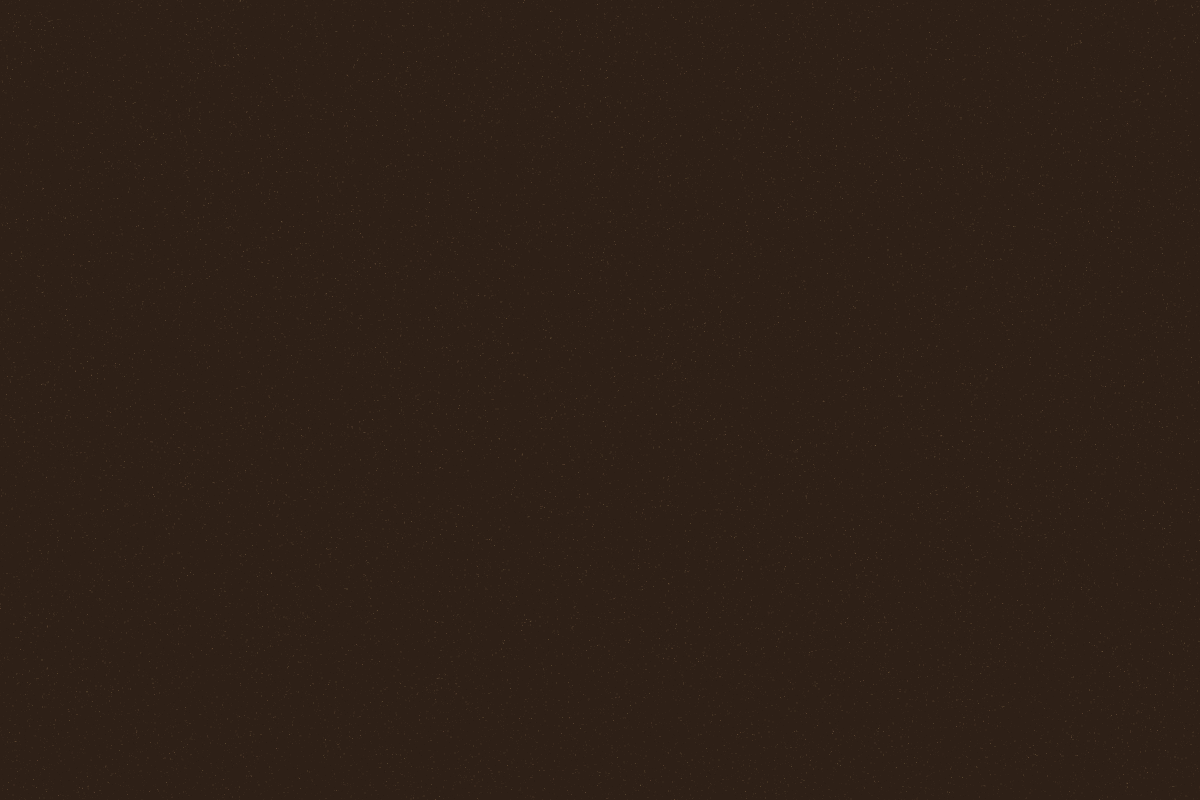
#> input picture assets/areia-sepia.png, 2400 x 1600 px, given in place of simbolo_transparente_v2.png, which was not available (shown at 1/2 size); the run also reads 1 picture not shown here
$ python make-icons.py
#> lines starting #> are read from the running program, lines starting #| are printed output that depends on the picture; after the words box and inside, x2 and y2 are one past the last pixel; in counts of white or black regions, pixels touching at a corner belong together; pictures that were not available may be replaced by others from this repository, and a replacement may not be noted
#!/usr/bin/env python3
"""Gera ícones do app KRONOS CENTRAL a partir do símbolo da marca.
- iOS/PWA: quadrado full-bleed (o iOS arredonda sozinho)
- Mac: squircle arredondado com margem (estilo macOS)
"""
import os
from PIL import Image, ImageDraw, ImageEnhance

ROOT = os.path.dirname(os.path.dirname(os.path.abspath(__file__)))
SRC = os.path.join(ROOT, "Ativos Kronos", "simbolo_transparente_v2.png")
ICONS = os.path.join(ROOT, "www", "assets", "icons")
BUILD = os.path.join(ROOT, "build")
os.makedirs(ICONS, exist_ok=True)
os.makedirs(BUILD, exist_ok=True)

ONIX = (21, 12, 6, 255)  # #150C06
TEX_PATH = os.path.join(ROOT, "www", "assets", "areia-onix.png")  # textura de areia sobre ônix

# símbolo, recortado na bounding box do que não é transparente
sym = Image.open(SRC).convert("RGBA")
bbox = sym.getbbox()
#> bbox = (0, 0, 2400, 1600)
if bbox:
    sym = sym.crop(bbox)

# textura de fundo (areia ônix)
TEX = Image.open(TEX_PATH).convert("RGBA")
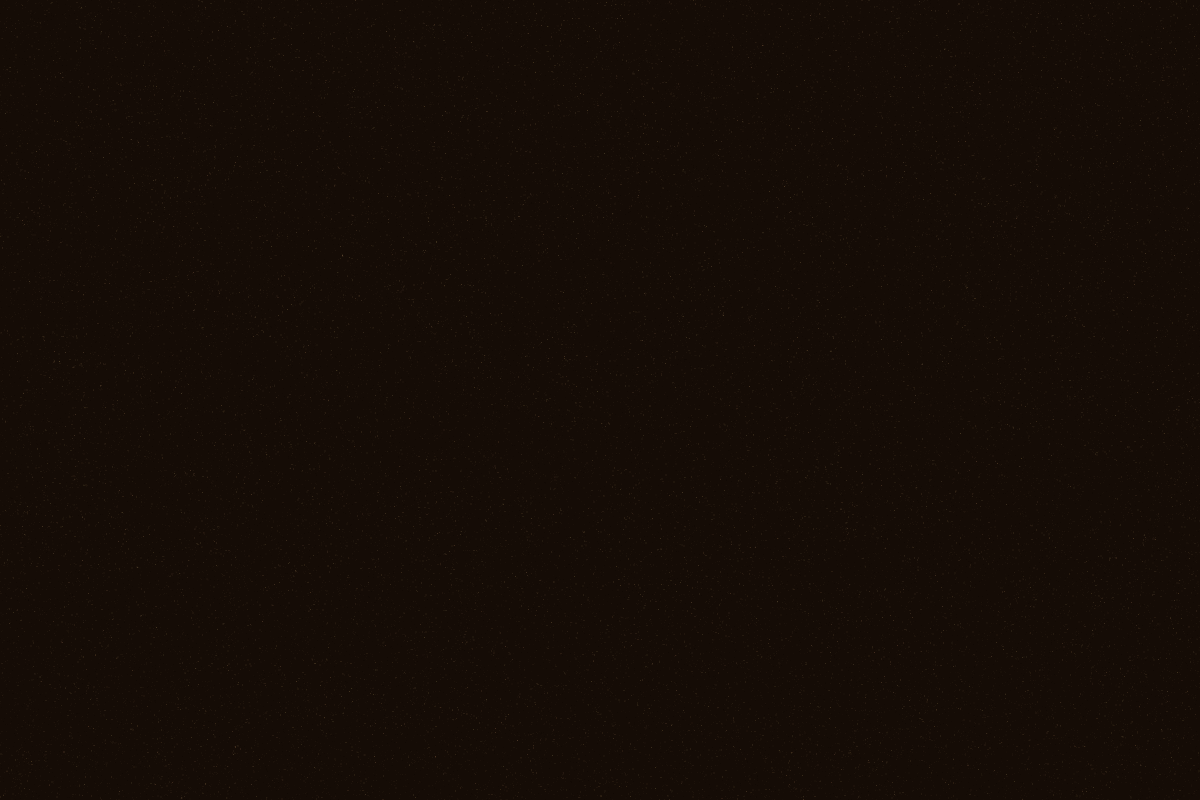
#> TEX: PIL image 2400x1600 RGBA (shown at 1/2 size); mean R, G, B, A 21.4, 12.4, 6.2, 255

def fit(sym_img, box):
    w, h = sym_img.size
    s = min(box / w, box / h)
    return sym_img.resize((max(1, int(w * s)), max(1, int(h * s))), Image.LANCZOS)

def tex_square(size):
    """Recorte central quadrado da textura, redimensionado para 'size'.
    A textura original de areia-ônix é escura demais para a granulação
    aparecer no ícone — então realçamos brilho/contraste só aqui."""
    w, h = TEX.size
    s = min(w, h)
    left, top = (w - s) // 2, (h - s) // 2
    crop = TEX.crop((left, top, left + s, top + s)).resize((size, size), Image.LANCZOS)
    crop = ImageEnhance.Brightness(crop).enhance(1.9)   # levanta a areia do preto
    crop = ImageEnhance.Contrast(crop).enhance(1.3)      # define os grãos
    return crop

def square_icon(size, sym_scale=0.66):
    canvas = tex_square(size).copy()
    s = fit(sym, int(size * sym_scale))
    canvas.alpha_composite(s, ((size - s.width) // 2, (size - s.height) // 2))
    return canvas

def rounded_icon(size, sym_scale=0.64, margin_ratio=0.10, radius_ratio=0.225):
    """Estilo macOS: textura arredondada com margem transparente."""
    canvas = Image.new("RGBA", (size, size), (0, 0, 0, 0))
    margin = int(size * margin_ratio)
    inner = size - 2 * margin
    radius = int(inner * radius_ratio)
    plate = tex_square(inner).copy()
    mask = Image.new("L", (inner, inner), 0)
    ImageDraw.Draw(mask).rounded_rectangle([0, 0, inner - 1, inner - 1], radius=radius, fill=255)
    plate.putalpha(mask)
    s = fit(sym, int(inner * sym_scale))
    plate.alpha_composite(s, ((inner - s.width) // 2, (inner - s.height) // 2))
    canvas.alpha_composite(plate, (margin, margin))
    return canvas

# ---- iOS / PWA (full-bleed) ----
square_icon(180).save(os.path.join(ICONS, "apple-touch-icon.png"))
#> in tex_square, `crop = TEX.crop((left, top, left + s, top + s)).resize((size, size), I..`:
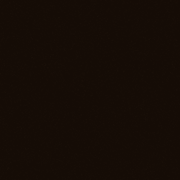
#> crop: PIL image 180x180 RGBA; mean R, G, B, A 21.4, 12.3, 6.2, 255
#> in tex_square, `crop = ImageEnhance.Contrast(crop).enhance(1.3)`:
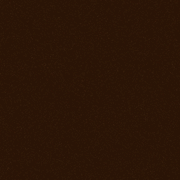
#> crop: PIL image 180x180 RGBA; mean R, G, B, A 43.2, 21, 6.4, 255
square_icon(192).save(os.path.join(ICONS, "icon-192.png"))
square_icon(512).save(os.path.join(ICONS, "icon-512.png"))
square_icon(512, sym_scale=0.52).save(os.path.join(ICONS, "icon-maskable-512.png"))
square_icon(32).save(os.path.join(ICONS, "favicon-32.png"))

# ---- Mac (squircle) ----
mac = rounded_icon(1024)
#> in rounded_icon, `canvas = Image.new("RGBA", (size, size), (0, 0, 0, 0))`: canvas: PIL image 1024x1024 RGBA; every value is 0
#> in rounded_icon, `mask = Image.new("L", (inner, inner), 0)`: mask: PIL image 820x820 L; every value is 0
#> in rounded_icon, `ImageDraw.Draw(mask).rounded_rectangle([0, 0, inner - 1, inner - 1], r..`:
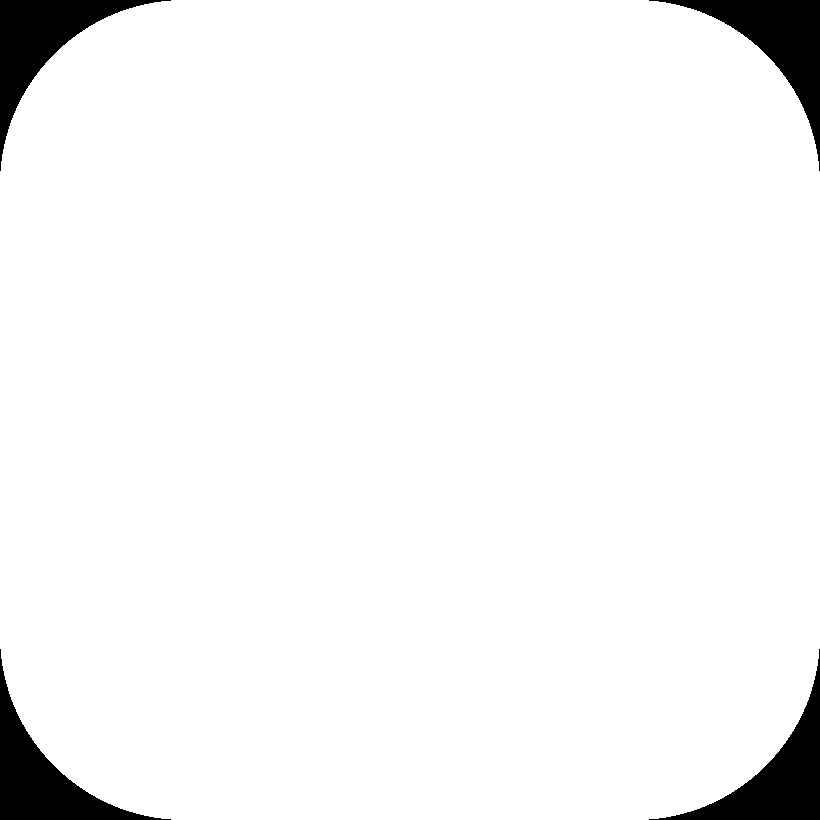
#> mask: PIL image 820x820 L; 95.6% white; 4 black regions, box (x1, y1, x2, y2) and area: (0, 0, 171, 171) 7320, (649, 0, 820, 171) 7320, (0, 649, 171, 820) 7320, (649, 649, 820, 820) 7320
#> in rounded_icon, `plate.putalpha(mask)`:
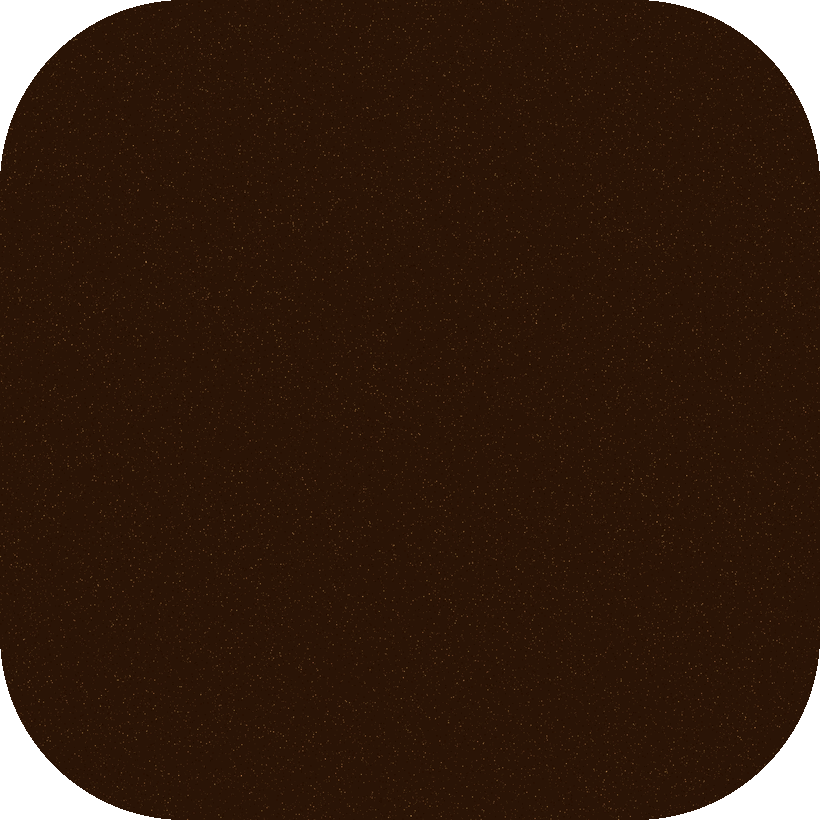
#> plate: PIL image 820x820 RGBA; mean R, G, B, A 43.3, 20.9, 6.5, 243.9; transparent parts drawn white
#> in rounded_icon, `canvas.alpha_composite(plate, (margin, margin))`:
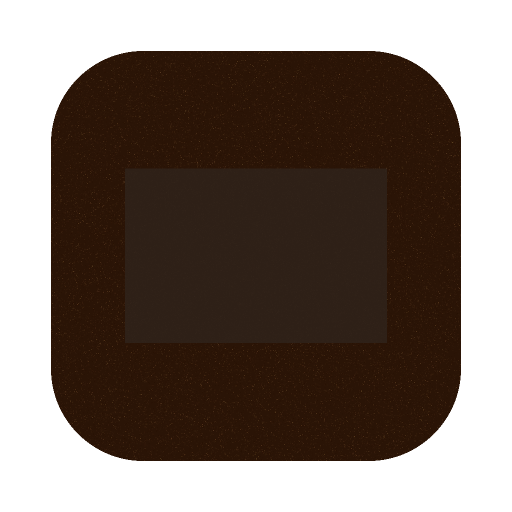
#> canvas: PIL image 1024x1024 RGBA (shown at 1/2 size); mean R, G, B, A 27.1, 14.8, 6.9, 156.4; transparent parts drawn white
mac.save(os.path.join(BUILD, "icon.png"))

# .icns via iconset + iconutil
import subprocess
iconset = os.path.join(BUILD, "icon.iconset")
os.makedirs(iconset, exist_ok=True)
specs = [
    (16, "16x16"), (32, "16x16@2x"), (32, "32x32"), (64, "32x32@2x"),
    (128, "128x128"), (256, "128x128@2x"), (256, "256x256"), (512, "256x256@2x"),
    (512, "512x512"), (1024, "512x512@2x"),
]
for px, name in specs:
    rounded_icon(px).save(os.path.join(iconset, f"icon_{name}.png"))
#> this loop made 10 passes
#> pass 1, `rounded_icon(px).save(os.path.join(iconset, f"icon_{name}.png"))`:
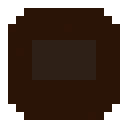
#> saved as icon_16x16.png: PIL image 16x16 RGBA (shown 8 times larger); mean R, G, B, A 30.9, 16.2, 7, 183.3; transparent parts drawn white
subprocess.run(["iconutil", "-c", "icns", iconset, "-o", os.path.join(BUILD, "icon.icns")], check=True)
#> (this line was passed over: subprocess is not available in this run)

print("OK — ícones gerados em www/assets/icons e build/")
